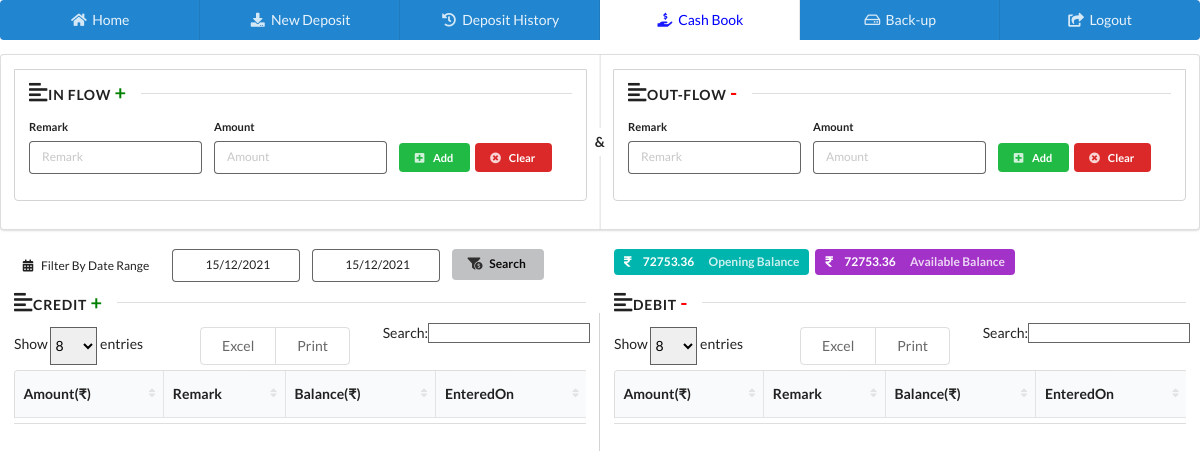
/daily_flow/ (signed in), run on an earlier commit of the app's database.
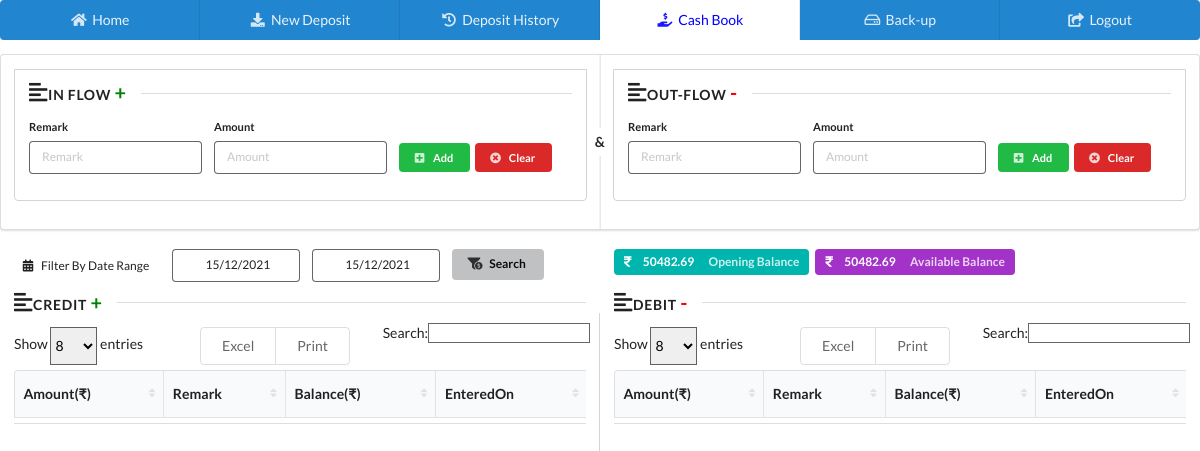
And on a later commit of the database.
### home/models.py (models this page shows, shortened)
class CashBook(models.Model):
    remark = models.CharField(max_length=300, blank=True, null=True)
    transactionType = models.CharField(max_length=300, blank=True, null=True)
    amount = models.FloatField(default=0.0)
    balanceThatTime = models.FloatField(default=0.0)
    availableBalance = models.FloatField(default=0.0)
    totalCredit = models.FloatField(default=0.0)
    totalDebit = models.FloatField(default=0.0)
    isDeleted = models.BooleanField(default=False)
    datetime = models.DateTimeField(auto_now_add=True, auto_now=False)
    lastUpdatedOn = models.DateTimeField(auto_now_add=False, auto_now=True)
    class Meta:
        verbose_name_plural = 'D) CashBook List'

### home/views.py (the view)
# urls.py: path('daily_flow/', daily_report, name='daily_report'),
def daily_report(request):
    if request.user.is_authenticated:
        try:
            opening = CashBook.objects.filter(datetime__lt=datetime.today().date()).last()
            o_balance = opening.availableBalance
        except:
            o_balance = 0.0
        try:
            current = CashBook.objects.all().last()
            c = current.availableBalance
        except:
            c = 0.0
        context = {
            'o_balance': o_balance,
            'c': c,
            'date': datetime.today().date(),
        }
        return render(request, 'home/dailyReport.html', context)
    else:
        return redirect('homeApp:loginPage')

### home/templates/home/dailyReport.html (shortened to what this page needs)
{% extends 'home/index.html' %}
{% load static %}
{% block body %}
    <div class="ui left aligned segment">
        <div class="ui grid">
            <div class="eight wide column">
                <div class="ui bottom attached segment">
                    <form class="ui tiny form" id="categoryForm">
                        <h5 class="ui horizontal left aligned divider header">
                            <i class="left align icon"></i>
                            IN FLOW <span style="color: green;font-size: 20px">+</span>
                        </h5>
                            <div class="three fields">
                                <div class="field" >
                                    <label>Remark</label>
                                    <input type="text" name="inRemark" id="inRemark" placeholder="Remark">
                                </div>
                                  <div class="field"  >
                                    <label>Amount</label>
                                    <input type="number" name="inAmount" id="inAmount" placeholder="Amount">
                                </div>
                                <div class="field" style="padding-top: 2.2em;">
                                    <button type="button" id="addCategoryBtn" class="ui green mini button"
                                            onclick="inflowAdd()">
                                        <i class="icon plus square"></i>
                                        Add
                                    </button>
                                    <button class="ui red mini button" type="button" onclick="clearCategoryForm()">
                                        <i class="icon times circle"></i>
                                        Clear
                                    </button>
                                </div>
                            </div>
                    </form>
                </div>
            </div>
            <div class="eight wide column">
                <div class="ui bottom attached segment">
                    <form class="ui tiny form" id="outForm">
                        <h5 class="ui horizontal left aligned divider header">
                            <i class="left align icon"></i>
                            OUT-FLOW <span style="color: red;font-size: 20px">-</span>
                        </h5>
                            <div class="three fields">
                                <div class="field">
                                    <label>Remark</label>
                                    <input type="text" name="outRemark" placeholder="Remark" id="outRemark">
                                </div>
                                <div class="field">
                                    <label>Amount</label>
                                    <input type="number" name="outAmount" placeholder="Amount" id="outAmount">
                                </div>
                                <div class="field" style="padding-top: 2.2em;">
                                    <button id="addHSNBtn" class="ui green mini button" type="button" onclick="outflowAdd()">
                                        <i class="icon plus square"></i>
                                        Add
                                    </button>
                                    <button class="ui red mini button" type="button" onclick="clearHSNForm()">
                                        <i class="icon times circle"></i>
                                        Clear
                                    </button>
                                </div>
                            </div>
                    </form>
                </div>
           </div>
        </div>
        <div class="ui  vertical divider" >
            &
        </div>
    </div>
<div class="row">
                    <div class="ui internally padded grid">
                        <div class="row" style="padding-bottom: 0!important;padding-top: 5px!important;">
                            <div class="eight wide column">
                                <div class="ui form">
                                    <form class="ui tiny form">
                                        <div class="field inline" id="custom_date">
                            <span style="float: left;padding: 7px;">
                            <i class="calendar alternate icon"></i>
                            <label>Filter By Date Range</label>
                            </span>
                                            <div class="three fields">
                                                <div class="field">
                                                    <div class="ui calendar" id="rangestartP">
                                                        <div class="ui input left icon">
                                                            <input class="" type="text" placeholder="Start Date"
                                                                   style="width:100%;"
                                                                   id="startDateP">
                                                        </div>
                                                    </div>
                                                </div>
                                                <div class="field">
                                                    <div class="ui calendar" id="rangeendP">
                                                        <div class="ui input left icon">
                                                            <input class="" type="text" placeholder="End Date"
                                                                   style="width:100%;"
                                                                   id="endDateP">
                                                        </div>
                                                    </div>
                                                </div>
                                                <div class="field">
                                                    <div class="ui calendar">
                                                        <div class="ui input left icon">
                                                            <button class="ui tiny active button" type="button"
                                                                    onclick="pDetails()">
                                                                <i class="funnel dollar icon"></i>
                                                                Search
                                                            </button>
                                                        </div>
                                                    </div>
                                                </div>
                                            </div>
                                        </div>
                                    </form>
                                </div>
                            </div>
                            <div class="eight wide column">
                                <div class="ui teal label">
                                    <i class="rupee icon"></i>
                                    {{ o_balance }}
                                    <a class="detail">Opening Balance</a>
                                </div>
                                <div class="ui purple label">
                                    <i class="rupee icon"></i>
                                    {{ c }}
                                    <a class="detail">Available Balance</a>
                                </div>
                            </div>
                            <div class="eight wide column">
                                <h5 class="ui horizontal left aligned divider header">
                                    <i class="left align icon"></i>
                                    CREDIT <span style="color: green;font-size: 20px">+</span>
                                </h5>
                            </div>
                            <div class="eight wide column">
                                <h5 class="ui horizontal left aligned divider header">
                                    <i class="left align icon"></i>
                                    DEBIT <span style="color: red;font-size: 20px">-</span>
                                </h5>
                            </div>
                        </div>
                    </div>
    <div class="ui internally celled grid">
        <div class="row">
            <div class="eight wide column">
                <table id="cTable" class="ui sortable celled very compact table"
                       style="margin-top: 5px;width: 100%">
                    <thead>
                    <tr>
                        <th>Amount(₹)</th>
                        <th>Remark</th>
                        <th>Balance(₹)</th>
                        <th>EnteredOn</th>
                    </tr>
                    </thead>
                </table>
            </div>
            <div class="eight wide column">
                <table id="dTable" class="ui sortable celled very compact table"
                       style="margin-top: 5px;width: 100%">
                    <thead>
                    <tr>
                        <th>Amount(₹)</th>
                        <th>Remark</th>
                        <th>Balance(₹)</th>
                        <th>EnteredOn</th>
                    </tr>
                    </thead>
                </table>
            </div>
        </div>
    </div>
</div>
{% endblock %}

### home/templates/home/index.html (shortened to what this page needs)
{% load static %}
<!DOCTYPE html>
<html lang="en">
<head>
    <link rel="stylesheet" type="text/css" href="{% static 'css/semantic.min.css' %}">
    <link rel="stylesheet" type="text/css" href="{% static 'css/dataTables.semanticui.min.css' %}">
    <link rel="stylesheet" type="text/css" href="{% static 'css/tableCss/dataTables.semanticui.min.css' %}">
    <link rel="stylesheet" type="text/css" href="{% static 'css/tableCss/buttons.semanticui.min.css' %}">
</head>
<body>
<div class="ui blue six item inverted menu topNav">
    <a class="item" href="{% url 'homeApp:dashboard' %}">
        <i class="home icon"></i>
        Home
    </a>
    <a class="item" href="{% url 'homeApp:new_deposit' %}">
        <i class="download check icon"></i>
        New Deposit
    </a>
    <a class="item" href="{% url 'homeApp:deposit_history' %}">
        <i class="history icon"></i>
        Deposit History
    </a>
    <a class="item" href="{% url 'homeApp:daily_report' %}">
        <i class="hand holding usd icon"></i>
        Cash Book
    </a>
  <a class="item" href="{% url 'homeApp:backup' %}">
        <i class="hdd outline icon"></i>
        Back-up
    </a>
    <a class="item" href="{% url 'homeApp:logout' %}">
        <i class="share square icon"></i>
        Logout
    </a>
</div>
{% block body %}
{% endblock %}
</body>
</html>

What changed in the data, as far as the page shows it:
no longer on this page (row unchanged): CashBook: availableBalance "72753.36"
added CashBook: availableBalance "50482.69"
